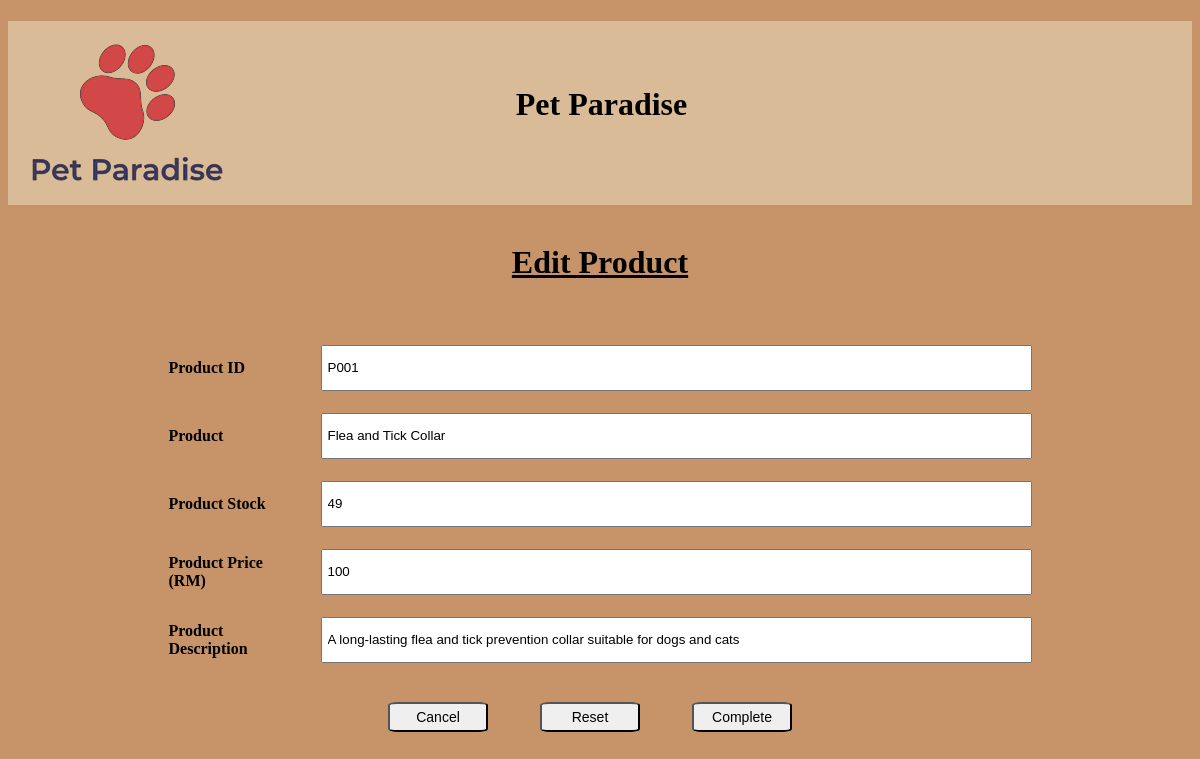
Screenshot of /editproduct.php?id=P001 with the database file from the repository.
### tables this page shows
CREATE TABLE `product` (
  `product_id` varchar(4) NOT NULL,
  `product_name` varchar(50) NOT NULL,
  `product_desc` varchar(255) NOT NULL,
  `product_quantity` int(11) NOT NULL,
  `product_price` int(11) NOT NULL
);

### editproduct.php (the view, shortened to what this page needs)
<!DOCTYPE html>
<html lang="en">
<head>
</head>
    <?php
        include "dbcon.php";
        include "header2.php";
    ?>
    <br>
    <b><h1 style="text-align:center; padding-bottom: 10px;"><u>Edit Product</u></h1></b>
    <?php
        $id = $_GET['id'];
        $query = "SELECT * FROM product where product_id = '$id'";
        $result = mysqli_query($connection,$query);
        while ($row = mysqli_fetch_assoc($result)){
            $id = $row['product_id'];
            $name = $row['product_name'];
            $quantity = $row['product_quantity'];
            $price = $row['product_price'];
            $description = $row['product_desc'];
        }
    ?>
    <form action="#" method="POST">
        <table class="center" style="padding-top: 20px">
            <tr>
                <td style="font-weight: bold; border: none">Product ID</td>
                <td style="border: none;"><input type="text" name="id" id="user-input" value="<?php echo $id; ?>" readonly /></td>
            </tr>
            <tr>
                <td style="font-weight: bold; border: none">Product</td>
                <td style="border: none;"><input type="text" name="product" id="user-input" value="<?php echo $name; ?>" /></td>
            </tr>
            <tr>
                <td style="font-weight: bold; border: none">Product Stock</td>
                <td style="border: none;"><input type="number" name="quantity" id="user-input" value="<?php echo $quantity; ?>" /></td>
            </tr>
            <tr>
                <td style="font-weight: bold; border: none">Product Price (RM)</td>
                <td style="border: none;"><input type="text" name="price" id="user-input" value="<?php echo $price; ?>" /></td>
            </tr>
            <tr>
                <td style="font-weight: bold; border: none">Product Description</td>
                <td style="border: none;"><input type="textarea" name="description" id="user-textarea" value="<?php echo $description; ?>"></td>
            </tr>
        </table>
        <table class="center" style="padding-top: 10px" >
            <tr>
                <td style="border: none;"><input type="button" value="Cancel" onclick="window.open('manageproduct.php','_self')">
                <td style="border: none;"><input type="reset" name="reset" value="Reset"></td>
                <td style="border: none;"><input type="submit" name="submit" value="Complete"></td>
            </tr>
        </table>
    </form>
</body>
</html>

### editproduct.php (style rules this page uses)
body { background-color: #C69468; }
#user-input, #user-textarea { height: 40px; width: 700px; padding-left: 5px; }
td { padding: 10px; border-collapse: collapse; border: 1px solid black; width: 130px; text-align: left; }
.center { margin-left: auto; margin-right: auto; }
input[type=submit],input[type=reset],input[type=button] { width: 100px; height: 30px; margin: 5px; border-radius: 10%; font-size: 14px; }
form { margin: 0 auto; text-align: center; }

### rows the page displays
product: id "P001", product "Flea and Tick Collar", quantity "49", price "100", description "A long-lasting flea and tick prevention collar suitable for dogs and cats"
